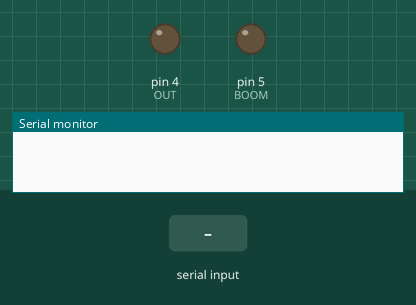
Recording of a sketch running on a simulated Arduino Uno, built with avr-gcc and run on an emulated ATmega328P. On the bench: output pins drawn as LEDs (lit = HIGH), the last lines printed to the serial monitor. Inputs (shaded band) come from the test bench.

Above: at 1.2 s.
1.3 s: "DKDP" received over the second serial link
At 3.5 s:
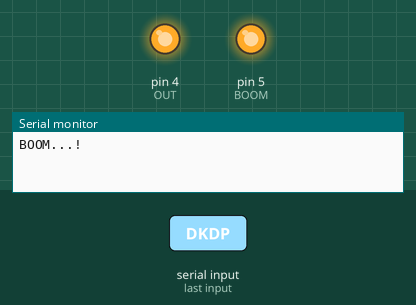
Timing chart, 0 to 9.8 s (numbered marks = the images above; inputs shaded):
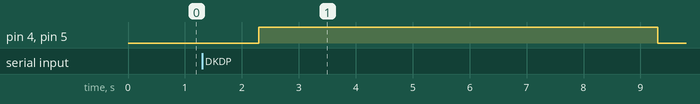

Measured:
- after the input at 1.3 s, pin 4 (OUT), pin 5 (BOOM): LOW → HIGH after 1.0 s, → LOW 7.0 s later

The sketch:

HC12_READ.ino
```cpp
#include <SoftwareSerial.h>

#define HRX 2
#define HTX 3
#define OUT 4
#define BOOM 5

SoftwareSerial hc12(HRX, HTX);

void setup()
{
  Serial.begin(9600);
  hc12.begin(9600);

  pinMode(OUT, OUTPUT);
  pinMode(BOOM, OUTPUT);
}

void loop()
{
  if (hc12.available() > 0)
  {
    String receivedData = hc12.readString();

    if (receivedData == "DKDP")
    {
      Serial.println("BOOM...!");
      digitalWrite(OUT, HIGH);
      digitalWrite(BOOM, HIGH);
      delay(7000);
      digitalWrite(OUT, LOW);
      digitalWrite(BOOM, LOW);
    }
  }
}
```
